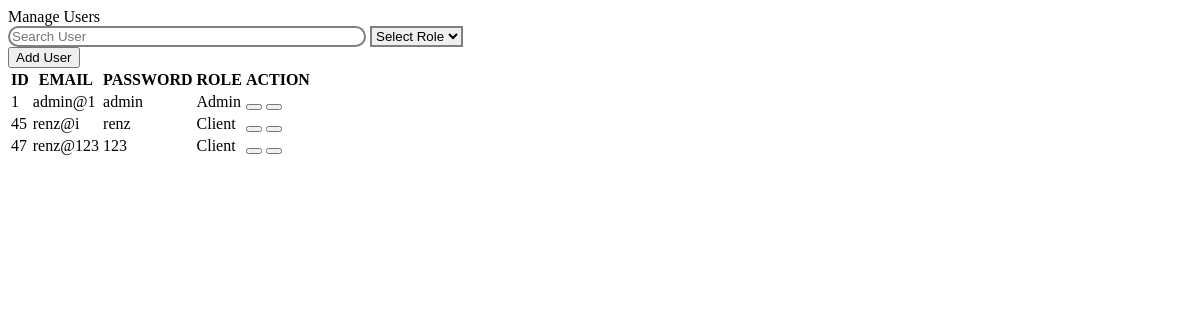
Before: /manage_user/manageUser.php with the older database file.
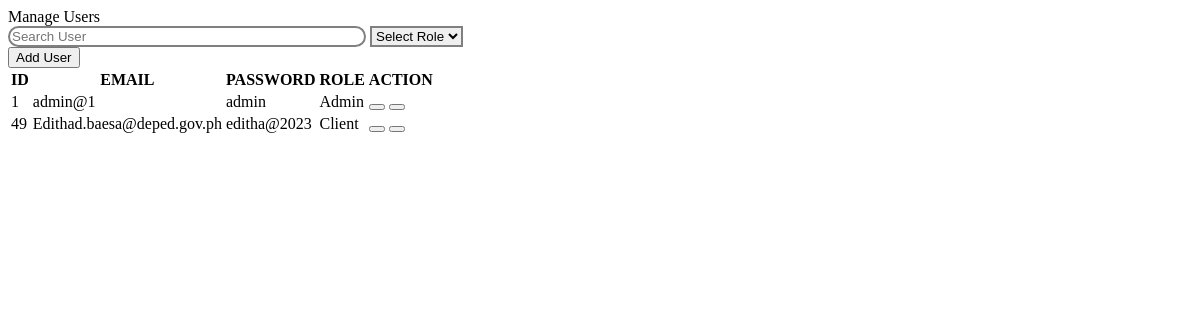
After: the same page with the newer database file.
### tables this page shows
CREATE TABLE `users` (
  `id` int(11) NOT NULL,
  `email` varchar(250) NOT NULL,
  `pass` varchar(250) NOT NULL,
  `role` varchar(250) NOT NULL,
  `school` varchar(250) NOT NULL,
  `picture` varchar(1000) NOT NULL
);

### manage_user/manageUser.php (the view, shortened to what this page needs)
<?php
    require "../db.php";
    $getUsers = "SELECT * FROM users";
    $list = $con->query($getUsers);
    $fetchUserInfo = $list->fetch_assoc();
?>
<!DOCTYPE html>
<html lang="en">
<head>
</head>
<body>
    <div class=" text-secondary fw-bold p-2 ps-0 mb-3 w-25 h3">Manage Users</div>
    <div class="d-flex align-items-center justify-content-between mb-3 mt-4 position-relative">
        <div class="d-flex align-items-center gap-3">
            <input id='searchUserDb' class="form-control form-control-sm fs-17 py-2 ps-5" style="border: 2px solid grey; border-radius: 100vmax; width: 350px;"  type="text" placeholder='Search User'
            aria-label="Search">
            <select id='selectedRole' class="form-select w-50" style="border: 2px solid grey" aria-label="Default select example">
                <option value='Default'>Select Role</option>
            </select>
        </div>
        <button type="button" id='addUsersSchoolsModal' class="btn btn-primary" data-bs-toggle="modal" data-bs-target="#addUserManageUser"><i class="fa-solid fa-plus pe-2"></i>Add User</button>
    </div>
    <div class="table-responsive" style="max-height: 480px;">
        <table class='table text-center'>
            <thead>
                <tr>
                    <th>ID</th>
                    <th>EMAIL</th>
                    <th>PASSWORD</th>
                    <th>ROLE</th>
                    <th>ACTION</th>
                </tr>
            </thead>
            <tbody id='manageUserTbody'>
                <?php if($list->num_rows){ ?>
                    <?php do{ ?>
                        <tr>
                            <td><?php echo $fetchUserInfo['id'] ?></td>
                            <td><?php echo $fetchUserInfo['email'] ?></td>
                            <td><?php echo $fetchUserInfo['pass'] ?></td>
                            <td><?php echo $fetchUserInfo['role'] ?></td>
                            <td class="d-flex gap-1 justify-content-center">
                                <button type="button" title="Edit" class="btn btn-primary btn-sm" data-bs-toggle="modal" data-bs-target="#EditUserManageUser" value='<?php echo $fetchUserInfo['id'] ?>' id='editUserManageUser'><i class="fa-solid fa-pen"></i></button>
                                <button class='btn btn-danger btn-sm' title="Delete" id='deleteUserManageUser' value='<?php echo $fetchUserInfo['id'] ?>' ><i class="fa-solid fa-trash"></i></button>
                            </td>
                        </tr>
                    <?php }while($fetchUserInfo = $list->fetch_assoc()) ?>
                <?php }else{ ?>
                    <tr>
                        <td colspan='6'>No data</td>
                    </tr>
                <?php } ?>
            </tbody>
        </table>
    </div>
</body>
</html>

Changed rows visible on the page:
removed users: id "45", email "renz@i", pass "renz", role "Client"
removed users: id "47", email "renz@123", pass "123", role "Client"
added users: id "49", email "Edithad.baesa@deped.gov.ph", pass "editha@2023", role "Client"
